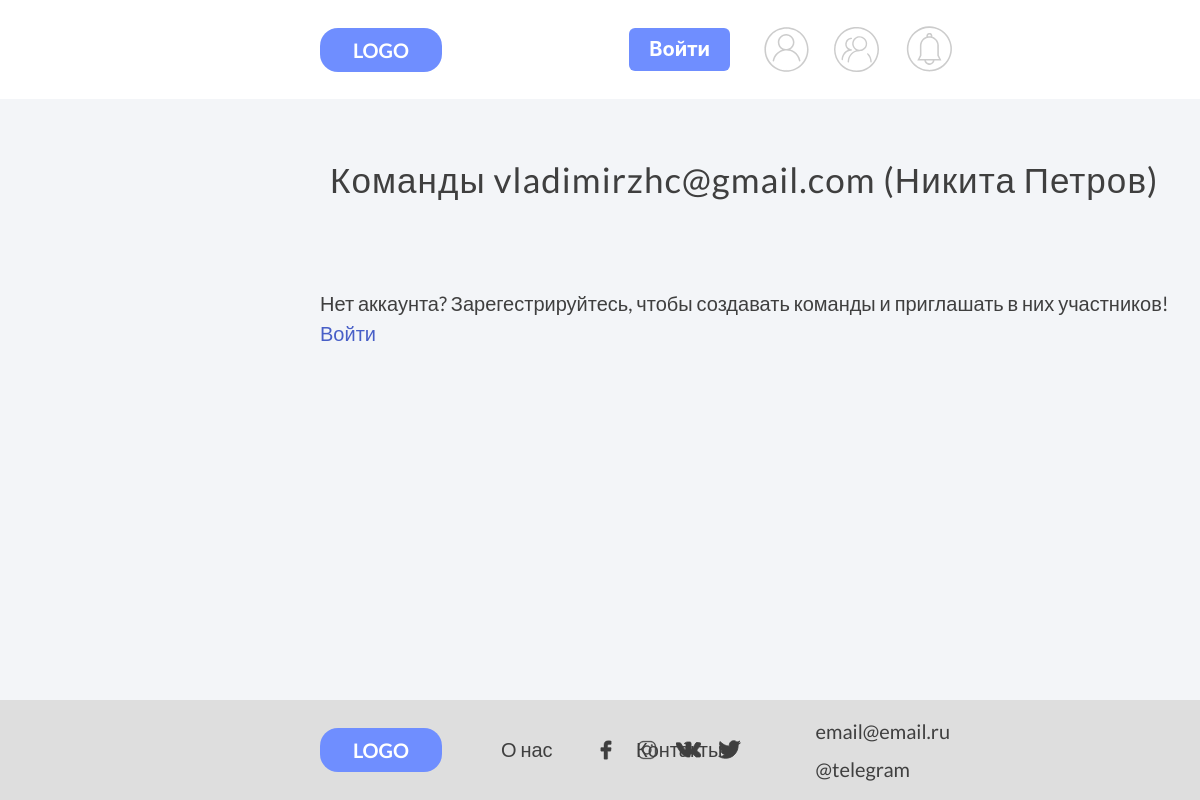
The page /profile/2/user-teams on the database as committed earlier.
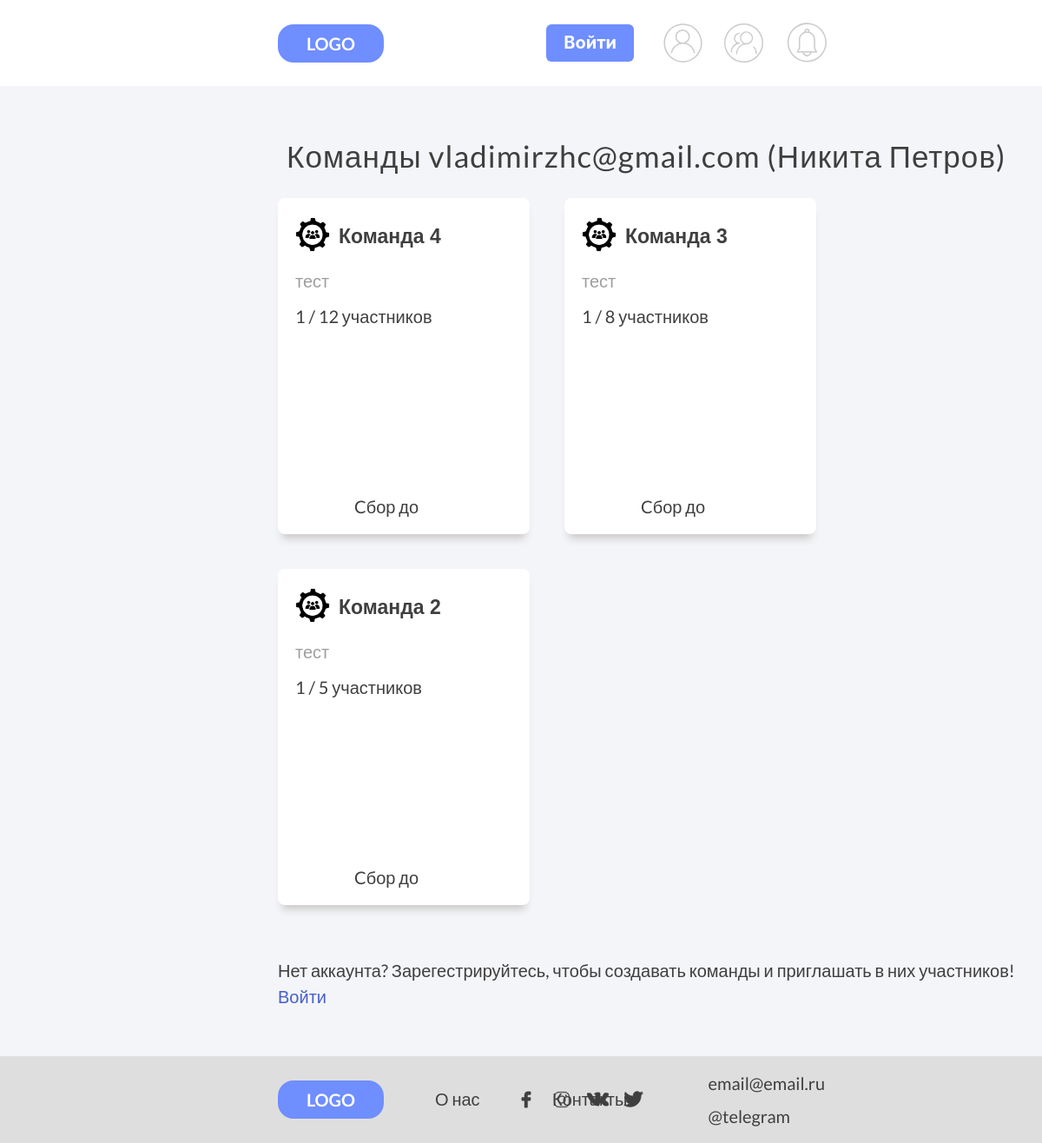
The same page on the database as committed later.
### users/models.py (models this page shows, shortened)
class Profile(models.Model):
    user = models.OneToOneField(
        CustomUser,
        related_name='profile',
        on_delete=models.CASCADE
        )
    email = models.EmailField(_('email address'), unique=True)
    full_name = models.CharField(
        'Имя Фамилия',
        max_length=40,
        null=True,
        blank=True
        )
    town = models.CharField(
        ('Город пользователя'),
        null=True,
        max_length=20,
        blank=True
        )
    phone_number = models.CharField(
        'Телефон пользователя',
        null=True,
        blank=True,
        max_length=30
        )
    date_birth = models.CharField(
        'Возраст пользователя',
        null=True,
        blank=True,
        max_length=50)
    img = models.ImageField(
        'Фото пользователя',
        default='default.png',
        upload_to='user_images'
        )
    info = models.TextField('Информация о пользователе')
    education = models.CharField(
        'Информация об образовании',
        max_length=50,
        null=True,
        blank=True
        )
    work_experience = models.TextField('Опыт работы', null=True, blank=True)
    public_activities = models.TextField('Общественная деятельность', null=True, blank=True)
    teams = models.ManyToManyField(
        'Team',
        verbose_name='Мои команды',
        blank=True,
        related_name='teams'
        )
    instagram = models.URLField(
        max_length=100,
        blank=True,
        null=True,
        )
    vk = models.URLField(
        max_length=100,
        blank=True,
        null=True,
        )
    facebook = models.URLField(
        max_length=100,
        blank=True,
        null=True,
        )
    twitter = models.URLField(
        max_length=100,
        blank=True,
        null=True,
        )
    active_team_id = models.IntegerField(default=0)
    class Meta:
        verbose_name = 'Профиль'
        verbose_name_plural = 'Профили'

class Team(models.Model):
    ACTIVE = 'active'
    DELETED = 'deleted'
    CHOICES_STATUS = (
        (ACTIVE, 'Active'),
        (DELETED, 'Deleted')
    )
    name = models.CharField(
        'Наименование команды',
        max_length=64,
        )
    description = models.CharField(
        'Описание команды',
        max_length=1024,
        null=True,
        blank=True
        )
    owner = models.ForeignKey(
        CustomUser,
        related_name='created_teams',
        verbose_name='Автор команды',
        on_delete=models.CASCADE,
        blank=True,
        null=True,
        )
    members = models.ManyToManyField(
        CustomUser,
        related_name='users_teams',
        verbose_name='Участники',
        blank=True,
        )
    count_of_players = models.IntegerField('Число участников')
    created_at = models.DateTimeField(
        'Дата cоздания команды',
        auto_now_add=True,
        null=True,
        blank=True
        )
    img = models.ImageField(
        'Фото команды',
        default='default-team.png',
        upload_to='user_images'
        )
    status = models.CharField(max_length=10, choices=CHOICES_STATUS, default=ACTIVE)
    class Meta:
        ordering = ['-created_at']
        verbose_name = 'Команду'
        verbose_name_plural = 'Команды'

### users/views.py (the view)
# urls.py: path('profile/<int:pk>/user-teams', userViews.UserTeamView.as_view(), name='user-teams'),
class UserTeamView(ListView):
    template_name = 'teams/user-teams.html'
    model = Profile
    paginate_by = 4
    def get_context_data(self, **kwards):
        ctx = super(UserTeamView, self).get_context_data(**kwards)
        ctx['target'] = Profile.objects.get(pk=self.kwargs['pk'])
        return ctx

### users/templates/teams/user-teams.html (shortened to what this page needs)
{% extends 'users/base.html'%}
{% load static %}
{% block link %}
    <link rel="stylesheet" type='text/css' href="{% static 'teams/css/user-teams.css' %}">
{% endblock %}
{% block content %}
    <div class="my-teams">
        {% if target.id == user.id %}
            <div class="text-label-mt"> Мои команды </div>
            {% if messages %}
            {% for mess in messages %}
                <div class="alert" id="hide">
                    {{ mess }}
                    <div class="btn-close">
                        <svg class="icon-close" enable-background="new 0 0 256 256" height="256px" id="Layer_1" version="1.1" viewBox="0 0 256 256" width="256px" xml:space="preserve" xmlns="http://www.w3.org/2000/svg" xmlns:xlink="http://www.w3.org/1999/xlink"><path d="M183.191,174.141c2.5,2.498,2.5,6.552,0,9.05c-1.249,1.25-2.889,1.875-4.525,1.875c-1.638,0-3.277-0.625-4.525-1.875  l-46.142-46.142L81.856,183.19c-1.249,1.25-2.888,1.875-4.525,1.875c-1.638,0-3.277-0.625-4.525-1.875c-2.5-2.498-2.5-6.552,0-9.05  l46.143-46.143L72.806,81.856c-2.5-2.499-2.5-6.552,0-9.05c2.497-2.5,6.553-2.5,9.05,0l46.142,46.142l46.142-46.142  c2.497-2.5,6.553-2.5,9.051,0c2.5,2.499,2.5,6.552,0,9.05l-46.143,46.142L183.191,174.141z M256,128C256,57.42,198.58,0,128,0  C57.42,0,0,57.42,0,128c0,70.58,57.42,128,128,128C198.58,256,256,198.58,256,128z M243.2,128c0,63.521-51.679,115.2-115.2,115.2  c-63.522,0-115.2-51.679-115.2-115.2C12.8,64.478,64.478,12.8,128,12.8C191.521,12.8,243.2,64.478,243.2,128z"/></svg>
                    </div>
                </div>
            {%endfor%}
        {% endif %}
        {% else %}
            <div class="text-label-mt"> Команды {{ target.email }} ({{ target.full_name }}) </div>
        {% endif %}
        <div class="block-teams" id="teamID">
            {% for team in target.teams.all %}
                <a href="{% url 'team' team.id %}" class="icon-team">
                    <div class="frame-19">
                        <div class="frame-26">
                            <div class="frame-17">
                                <div class="frame-21">
                                    <img src="{{ team.img.url }}" alt="" class="unsplash">
                                </div>
                                <div class="frame-25">
                                    <div class="text_label_t valign-text-middle lato-semi-bold-ship-gray-23px"> {{ team.name }} </div>
                                </div>
                            </div>
                            <div class="text_label valign-text-middle lato-semi-bold-ship-gray-20px"> {{team.description|striptags|truncatechars:50}} </div>
                            <div class="frame-20">
                                <div class="frame-19-pl">
                                    <div class="valign-text-middle players  lato-normal-ship-gray"> {{team.members.all|length}} / {{team.count_of_players}} участников </div>
                                </div>
                            </div>
                        </div>
                        <div class="sbor valign-text-middle lato-normal-ship-gray"> Cбор до  </div>
                    </div>
                </a>
            {% endfor %}
        </div>
        {% if target.id == user.id %}
            <div class="frame-99">
                <a href="{% url 'team-create' %}">
                    <button class="btn btn-outline-dark"> Cоздать команду </button>
                </a>
            </div>
        {% elif not user.is_authenticated %}
            <div class="frame-99 lato-normal-ship-gray"> Нет аккаунта? Зарегестрируйтесь, чтобы создавать команды и приглашать в них участников! <a href="{% url 'login' %}"> Войти</a> </div>
        {% else  %}
            <div class="frame-99">
                <a href="">
                    <button class="btn btn-outline-dark "> Пригласить в команду </button>
                </a>
            </div>
        {% endif %}
    </div>
{%endblock%}

Rows that differ between the two databases and show on the page:
added Team: img (placeholder picture), name "Команда 4", description "тест", members.all|length "1", count_of_players "12"
added Team: img (placeholder picture), name "Команда 3", description "тест", members.all|length "1", count_of_players "8"
added Team: img (placeholder picture), name "Команда 2", description "тест", members.all|length "1", count_of_players "5"
